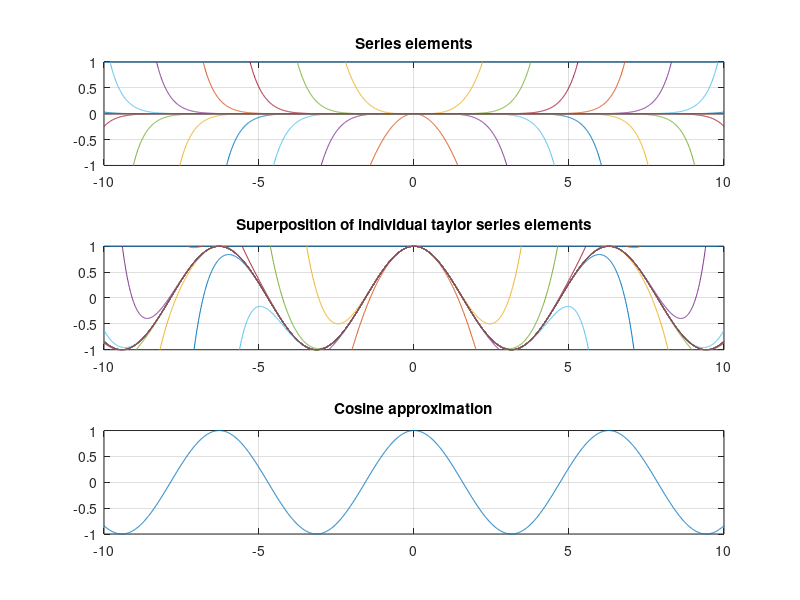

The MATLAB source for this figure:
%Taylor series expansion of cosine
clear all, close all, clc;

theta = -10:0.01:10;
nelems = 20;
cos_approx = zeros(1,length(theta));

for n = 0:nelems
    
    curr_taylor = (-1)^n * (theta.^(2*n)/factorial(2*n));
    cos_approx = curr_taylor + cos_approx;
    
    figure(1);
    subplot(311);
    plot(theta, curr_taylor);
    ylim([-1,1]);
    hold on;
    grid on;
    title('Series elements');
    
    subplot(312);
    plot(theta, cos_approx);
    ylim([-1,1]);
    hold on;
    grid on;
    title('Superposition of individual taylor series elements');
    
    subplot(313);
    plot(theta, cos_approx);
    grid on;
    ylim([-1,1]);
    title('Cosine approximation');
    
    pause
end
    